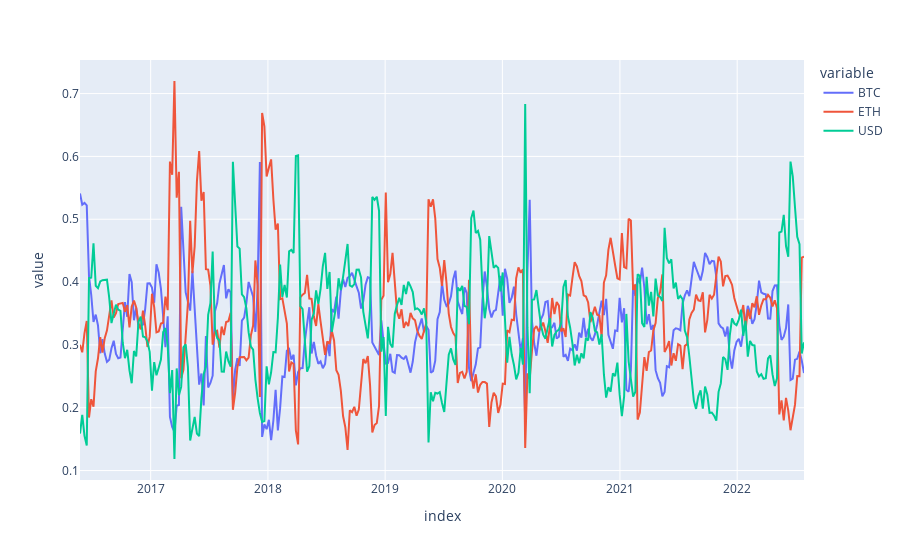

The cell this chart's notebook holds for it:
### Code cell
optimized_portfolio.plot()

### Figure 1 — Plotly figure (JSON) as saved in the notebook; plotly's stock layout.template omitted (floating-point values rounded to 4 significant figures; data arrays with more than 128 entries replaced by an {"elided": "..."} marker saying what was removed)
{"data": [{"hovertemplate": "variable=BTC<br>index=%{x}<br>value=%{y}<extra></extra>", "legendgroup": "BTC", "line": {"color": "#636efa", "dash": "solid"}, "marker": {"symbol": "circle"}, "mode": "lines", "name": "BTC", "orientation": "v", "showlegend": true, "type": "scatter", "x": {"elided": "323 str values"}, "xaxis": "x", "y": {"elided": "323 float values"}, "yaxis": "y"}, {"hovertemplate": "variable=ETH<br>index=%{x}<br>value=%{y}<extra></extra>", "legendgroup": "ETH", "line": {"color": "#EF553B", "dash": "solid"}, "marker": {"symbol": "circle"}, "mode": "lines", "name": "ETH", "orientation": "v", "showlegend": true, "type": "scatter", "x": {"elided": "323 str values"}, "xaxis": "x", "y": {"elided": "323 float values"}, "yaxis": "y"}, {"hovertemplate": "variable=USD<br>index=%{x}<br>value=%{y}<extra></extra>", "legendgroup": "USD", "line": {"color": "#00cc96", "dash": "solid"}, "marker": {"symbol": "circle"}, "mode": "lines", "name": "USD", "orientation": "v", "showlegend": true, "type": "scatter", "x": {"elided": "323 str values"}, "xaxis": "x", "y": {"elided": "323 float values"}, "yaxis": "y"}], "layout": {"legend": {"title": {"text": "variable"}, "tracegroupgap": 0}, "margin": {"t": 60}, "xaxis": {"anchor": "y", "domain": [0, 1], "title": {"text": "index"}}, "yaxis": {"anchor": "x", "domain": [0, 1], "title": {"text": "value"}}}}
